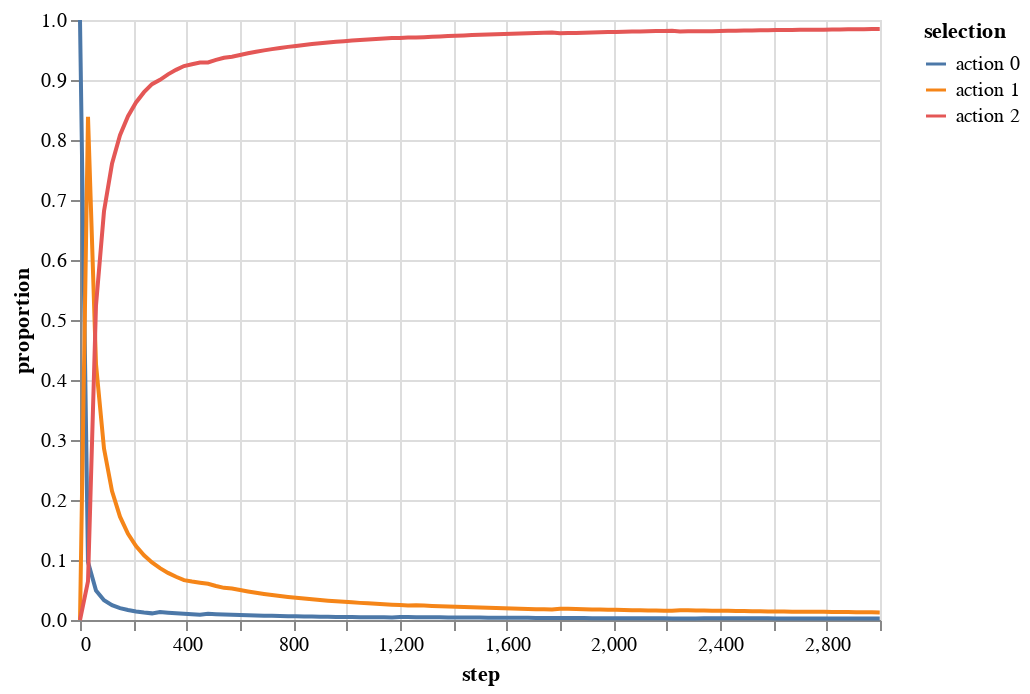

This figure's notebook cell:
### Code cell
env.altair_action_history(name='ucb')

### Figure 1 — Vega-Lite specification as saved in the notebook (floating-point values rounded to 4 significant figures; data arrays with more than 128 entries replaced by an {"elided": "..."} marker saying what was removed)
{"config": {"view": {"continuousWidth": 400, "continuousHeight": 300}}, "data": {"name": "data-780afdd25dd4a78bdeabc0a19723e998"}, "mark": "line", "encoding": {"color": {"type": "nominal", "field": "selection"}, "x": {"type": "quantitative", "field": "step"}, "y": {"type": "quantitative", "field": "proportion"}}, "$schema": "https://vega.github.io/schema/vega-lite/v4.8.1.json", "datasets": {"data-780afdd25dd4a78bdeabc0a19723e998": {"elided": "303 records"}}}
